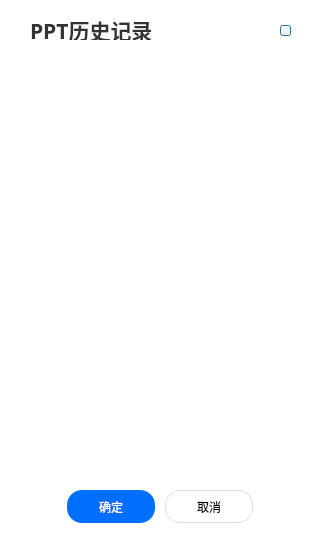
<?xml version="1.0" encoding="UTF-8"?>
<ui version="4.0">
 <class>PPTHistory</class>
 <widget class="QDialog" name="PPTHistory">
  <property name="geometry">
   <rect>
    <x>0</x>
    <y>0</y>
    <width>320</width>
    <height>543</height>
   </rect>
  </property>
  <property name="windowTitle">
   <string>BeautyManage</string>
  </property>
  <property name="styleSheet">
   <string notr="true">background: #ffffff;</string>
  </property>
  <layout class="QVBoxLayout" name="verticalLayout">
   <property name="spacing">
    <number>0</number>
   </property>
   <property name="leftMargin">
    <number>0</number>
   </property>
   <property name="topMargin">
    <number>0</number>
   </property>
   <property name="rightMargin">
    <number>0</number>
   </property>
   <property name="bottomMargin">
    <number>0</number>
   </property>
   <item>
    <layout class="QHBoxLayout" name="horizontalLayout">
     <property name="spacing">
      <number>0</number>
     </property>
     <property name="leftMargin">
      <number>30</number>
     </property>
     <property name="topMargin">
      <number>20</number>
     </property>
     <property name="rightMargin">
      <number>20</number>
     </property>
     <property name="bottomMargin">
      <number>20</number>
     </property>
     <item>
      <widget class="QLabel" name="label_title">
       <property name="sizePolicy">
        <sizepolicy hsizetype="Expanding" vsizetype="Preferred">
         <horstretch>0</horstretch>
         <verstretch>0</verstretch>
        </sizepolicy>
       </property>
       <property name="minimumSize">
        <size>
         <width>0</width>
         <height>20</height>
        </size>
       </property>
       <property name="maximumSize">
        <size>
         <width>16777215</width>
         <height>20</height>
        </size>
       </property>
       <property name="font">
        <font>
         <family>Microsoft YaHei</family>
         <pointsize>16</pointsize>
         <weight>75</weight>
         <italic>false</italic>
         <bold>true</bold>
        </font>
       </property>
       <property name="styleSheet">
        <string notr="true">
font: bold 16pt &quot;Microsoft YaHei&quot;;
color: #333333;</string>
       </property>
       <property name="text">
        <string>PPT历史记录</string>
       </property>
       <property name="wordWrap">
        <bool>true</bool>
       </property>
      </widget>
     </item>
     <item>
      <layout class="QVBoxLayout" name="verticalLayout_2">
       <property name="spacing">
        <number>0</number>
       </property>
       <property name="leftMargin">
        <number>0</number>
       </property>
       <item>
        <spacer name="verticalSpacer">
         <property name="orientation">
          <enum>Qt::Vertical</enum>
         </property>
         <property name="sizeHint" stdset="0">
          <size>
           <width>20</width>
           <height>2</height>
          </size>
         </property>
        </spacer>
       </item>
       <item>
        <widget class="QPushButton" name="btn_close">
         <property name="minimumSize">
          <size>
           <width>11</width>
           <height>11</height>
          </size>
         </property>
         <property name="maximumSize">
          <size>
           <width>11</width>
           <height>11</height>
          </size>
         </property>
         <property name="styleSheet">
          <string notr="true">QPushButton {
	border-image: url(:/RoomService/close-normal.png);

}

QPushButton:pressed {
	border-image: url(:/RoomService/close-press.png);
}</string>
         </property>
         <property name="text">
          <string/>
         </property>
        </widget>
       </item>
       <item>
        <spacer name="verticalSpacer_3">
         <property name="orientation">
          <enum>Qt::Vertical</enum>
         </property>
         <property name="sizeHint" stdset="0">
          <size>
           <width>10</width>
           <height>3</height>
          </size>
         </property>
        </spacer>
       </item>
      </layout>
     </item>
    </layout>
   </item>
   <item>
    <widget class="QListWidget" name="listWidget">
     <property name="minimumSize">
      <size>
       <width>0</width>
       <height>410</height>
      </size>
     </property>
     <property name="styleSheet">
      <string notr="true">#listWidget{
	border: none;
}</string>
     </property>
    </widget>
   </item>
   <item>
    <layout class="QHBoxLayout" name="horizontalLayout_2">
     <property name="spacing">
      <number>10</number>
     </property>
     <property name="topMargin">
      <number>20</number>
     </property>
     <property name="bottomMargin">
      <number>20</number>
     </property>
     <item>
      <spacer name="horizontalSpacer_2">
       <property name="orientation">
        <enum>Qt::Horizontal</enum>
       </property>
       <property name="sizeHint" stdset="0">
        <size>
         <width>40</width>
         <height>20</height>
        </size>
       </property>
      </spacer>
     </item>
     <item>
      <widget class="QPushButton" name="btn_ok">
       <property name="sizePolicy">
        <sizepolicy hsizetype="Preferred" vsizetype="Preferred">
         <horstretch>0</horstretch>
         <verstretch>0</verstretch>
        </sizepolicy>
       </property>
       <property name="minimumSize">
        <size>
         <width>88</width>
         <height>33</height>
        </size>
       </property>
       <property name="maximumSize">
        <size>
         <width>64</width>
         <height>33</height>
        </size>
       </property>
       <property name="styleSheet">
        <string notr="true">QPushButton {
	border: none;
	border-radius: 15px;
	background:  #006eff;
	color: #ffffff;
	font: 10pt &quot;Microsoft YaHei&quot;;
}

QPushButton:hover {
	background:  #0068f2;
}

QPushButton:pressed {
	background:  #0062e5;
}

QPushButton:disable {
	border: 1px solid #d5d5d5;
	color: #bbbbbb;
	background:  #f2f2f2;
}</string>
       </property>
       <property name="text">
        <string>确定</string>
       </property>
       <property name="flat">
        <bool>false</bool>
       </property>
      </widget>
     </item>
     <item>
      <widget class="QPushButton" name="btn_cancel">
       <property name="sizePolicy">
        <sizepolicy hsizetype="Preferred" vsizetype="Preferred">
         <horstretch>0</horstretch>
         <verstretch>0</verstretch>
        </sizepolicy>
       </property>
       <property name="minimumSize">
        <size>
         <width>88</width>
         <height>33</height>
        </size>
       </property>
       <property name="maximumSize">
        <size>
         <width>88</width>
         <height>33</height>
        </size>
       </property>
       <property name="styleSheet">
        <string notr="true">QPushButton {
	border: 1px solid #dddddd;
	border-radius: 15px;
	background:  #ffffff;
	color: #000000;
	font: 10pt &quot;Microsoft YaHei&quot;;
}

QPushButton:hover {
	border: 1px solid #d2d2d2;
	background:  #f2f2f2;
}

QPushButton:pressed {
	border: 1px solid #d2d2d2;
	background:  #e5e5e5;
}

QPushButton:disable {
	border: 1px solid #d5d5d5;
	color: #bbbbbb;
	background:  #f2f2f2;
}</string>
       </property>
       <property name="text">
        <string>取消</string>
       </property>
       <property name="flat">
        <bool>false</bool>
       </property>
      </widget>
     </item>
     <item>
      <spacer name="horizontalSpacer_3">
       <property name="orientation">
        <enum>Qt::Horizontal</enum>
       </property>
       <property name="sizeHint" stdset="0">
        <size>
         <width>40</width>
         <height>20</height>
        </size>
       </property>
      </spacer>
     </item>
    </layout>
   </item>
  </layout>
 </widget>
 <layoutdefault spacing="6" margin="11"/>
 <resources>
  <include location="../Resources/RoomService/RoomService.qrc"/>
 </resources>
 <connections/>
</ui>
